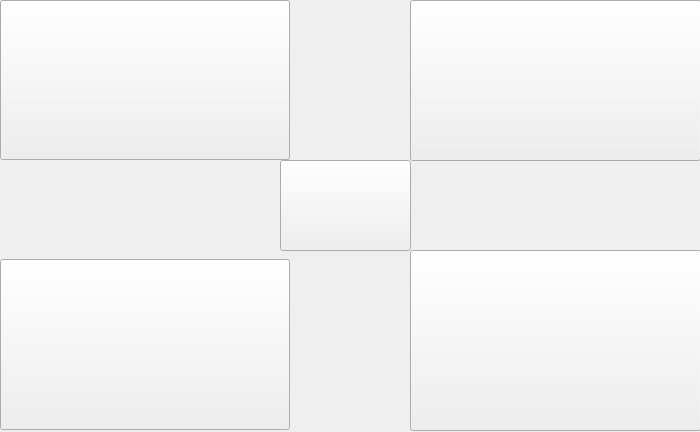
<?xml version="1.0" encoding="UTF-8"?>
<ui version="4.0">
 <class>dailyMSY</class>
 <widget class="QWidget" name="dailyMSY">
  <property name="geometry">
   <rect>
    <x>0</x>
    <y>0</y>
    <width>700</width>
    <height>432</height>
   </rect>
  </property>
  <property name="minimumSize">
   <size>
    <width>700</width>
    <height>430</height>
   </size>
  </property>
  <property name="maximumSize">
   <size>
    <width>700</width>
    <height>432</height>
   </size>
  </property>
  <property name="windowTitle">
   <string>日程任务管理</string>
  </property>
  <widget class="QPushButton" name="iNote">
   <property name="geometry">
    <rect>
     <x>0</x>
     <y>0</y>
     <width>290</width>
     <height>160</height>
    </rect>
   </property>
   <property name="text">
    <string/>
   </property>
  </widget>
  <widget class="QPushButton" name="iAnde">
   <property name="geometry">
    <rect>
     <x>410</x>
     <y>0</y>
     <width>291</width>
     <height>161</height>
    </rect>
   </property>
   <property name="text">
    <string/>
   </property>
  </widget>
  <widget class="QPushButton" name="nine">
   <property name="geometry">
    <rect>
     <x>0</x>
     <y>259</y>
     <width>290</width>
     <height>171</height>
    </rect>
   </property>
   <property name="text">
    <string/>
   </property>
  </widget>
  <widget class="QPushButton" name="eNoti">
   <property name="geometry">
    <rect>
     <x>410</x>
     <y>250</y>
     <width>291</width>
     <height>181</height>
    </rect>
   </property>
   <property name="text">
    <string/>
   </property>
  </widget>
  <widget class="QPushButton" name="allIn">
   <property name="geometry">
    <rect>
     <x>280</x>
     <y>160</y>
     <width>131</width>
     <height>91</height>
    </rect>
   </property>
   <property name="text">
    <string/>
   </property>
  </widget>
 </widget>
 <resources/>
 <connections/>
</ui>
